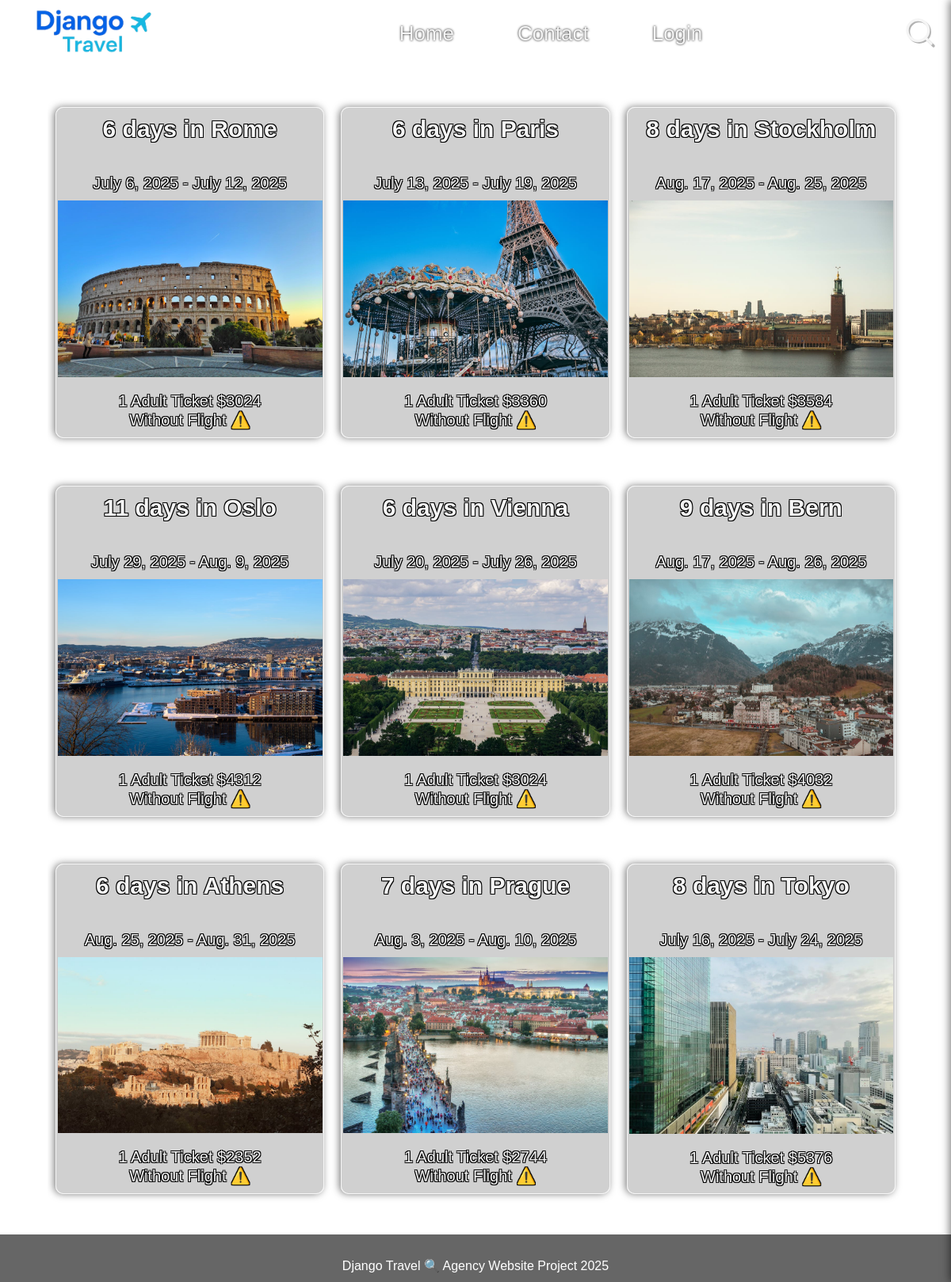
Screenshot of /search/trips/ with the database file from the repository.
### travel/models/trip_models.py (models this page shows, shortened)
class Trip(models.Model):
    hotel = models.ForeignKey(Hotel, related_name='hotel_trips', on_delete=models.CASCADE, null=True, help_text='Hotel where clients make bookings')
    city = models.ForeignKey(City, related_name='city_trips', on_delete=models.CASCADE, null=True, blank=True)
    airport = models.ForeignKey(Airport, related_name='airport_trips', on_delete=models.CASCADE, null=True, blank=True)
    departure_date = models.DateField(help_text='When trip begins')
    return_date = models.DateField(help_text='When trip ends')
    profit_on_adult = models.DecimalField(max_digits=10, decimal_places=2, default=0.12,
                                          help_text='example: 0.10 represent 10 % of hotel price ' \
                                          'to be added to the final cost')
    profit_on_child = models.DecimalField(max_digits=10, decimal_places=2, default=0.08,
                                          help_text='example: 0.10 represent 10 % of hotel price ' \
                                          'to be added to the final cost')
    tickets = models.PositiveIntegerField(default=1, help_text='Number of tickets including adults and children')
    promoted = models.BooleanField(default=False, help_text='Check if this trip is going to promoted section of trips')
    available = models.BooleanField(default=True, help_text='If trip is available')
    def __str__(self):
         return f' {self.calculate_duration()} days in {self.hotel.city}'
    def calculate_duration(self):
        return calculate_trip_duration(self.departure_date, self.return_date)
    def calculate_adult_price(self, quantity=1):
        return service_calculate_adult_price(
            self.hotel.price_per_day, self.profit_on_adult,
            self.departure_date, self.return_date,
            quantity)
    def calculate_child_price(self, quantity=1):
        return service_calculate_child_price(
            self.hotel.price_per_day, self.profit_on_child,
            self.departure_date, self.return_date,
            quantity)

### travel/models/location_models.py (models this page shows, shortened)
class Hotel(models.Model):
    name = models.CharField(max_length=100, help_text='Hotel name')
    stars = models.PositiveIntegerField(validators=
                                        [MinValueValidator(1),
                                         MaxValueValidator(5)], help_text='Hotel Stars')
    description = models.TextField(help_text='Description of the hotel')
    city = models.ForeignKey(City, related_name='hotels',
                             on_delete=models.CASCADE, help_text='City')
    capacity = models.PositiveIntegerField(help_text='Hotel capacity reserved for our agency')
    price_per_day = models.DecimalField(max_digits=10, decimal_places=2,
                                        help_text= 'Base price per day')
    bb_price = models.DecimalField(max_digits=10, decimal_places=2,
        null=True, blank=True,
        help_text='Additional price per day for Bed & Breakfast')
    hb_price = models.DecimalField(max_digits=10, decimal_places=2,
        null=True, blank=True,
        help_text='Additional price per day for Half Board')
    fb_price = models.DecimalField(max_digits=10, decimal_places=2,
        null=True, blank=True,
        help_text='Additional price per day for Full Board')
    ai_price = models.DecimalField(max_digits=10, decimal_places=2,
        null=True, blank=True,
        help_text='Additional price per day for All Inclusive')

class City(models.Model):
    class Meta:
        verbose_name_plural = "Cities"
    name = models.CharField(max_length=30, help_text='City name')
    description = models.TextField(null=True, blank=True, help_text='City description')
    image = models.ImageField(upload_to='city_images/', blank=True, null=True)
    country = models.ForeignKey(Country, related_name='cities',
                                on_delete=models.CASCADE, help_text='Country')
    car_rental_option = models.BooleanField(help_text='Car rental option')
    car_rental_cost = models.IntegerField(null=True, blank=True,
                                          help_text='Car rental cost per day in this City')
    def __str__(self):
        return self.name

### travel/views/trip_views.py (the view, shortened to what this page needs)
# urls.py: path('search/trips/', TripSearchView.as_view(), name='trip_search'),
class TripSearchView(View):
    def get(self, request):
        form = TripSearchForm(request.GET or None)
        trips = Trip.objects.filter(available=True)
        tickets_adults = 1
        tickets_children = 0
        wants_flight = 'no'
        from_airport = None
        budget = None
        continent = country = city = departure_date = return_date = None
        filtered_trips = []
        for trip in trips:
            try:
                adult_price = trip.calculate_adult_price(tickets_adults)
                child_price = trip.calculate_child_price(tickets_children)
                total_price = adult_price + child_price
                total_flight_cost = 0
                if not budget or total_price <= budget:
                    trip.adult_price = adult_price
                    trip.child_price = child_price
                    trip.total_flight_cost = total_flight_cost
                    trip.total_price = total_price
                    filtered_trips.append(trip)
            except Exception as e:
                print("Error with trip:", trip, "| Error:", e)
                continue  # skip trip if any calculation fails
        paginator = Paginator(filtered_trips, 10)  # Show 10 trips per page
        page_number = request.GET.get('search_page')
        page_obj = paginator.get_page(page_number)
        return render(request, 'trips/trip_search.html', {
            'form': form,
            'trips': page_obj,
            'tickets_adults': tickets_adults,
            'tickets_children': tickets_children,
            'budget': budget,
        })

### travel/context_processors.py (called while the page is built)
def trip_search_form(request):
    countries_json = json.dumps([
        {'id': country.id, 'name': country.name, 'continent_id': country.continent.id}
        for country in Country.objects.all()
    ])
    continents_json = json.dumps([
        {'id': continent.id, 'name': continent.name}
        for continent in Continent.objects.all()
    ])
    cities_json = json.dumps([
        {'id': city.id, 'name': city.name, 'country_id': city.country.id, 'continent_id': city.country.continent.id}
        for city in City.objects.all()
    ])
    return {
        'trip_search_form': TripSearchForm(),
        'countries_json': countries_json,
        'continents_json': continents_json,
        'cities_json': cities_json,
    }

### travel/models/location_models.py (called while the page is built)
    def __str__(self):
        return self.name

    def __str__(self):
        return self.name

    def __str__(self):
        return self.name

### travel/services/trip_services.py (called while the page is built)
def calculate_trip_duration(departure_date, return_date):
    return (return_date - departure_date).days

def calculate_adult_price(hotel_price_per_day, profit_on_adult, departure_date, return_date, quantity=1):
    duration = calculate_trip_duration(departure_date, return_date)
    base_price = hotel_price_per_day * duration
    adult_price = base_price + (base_price * Decimal(profit_on_adult))
    return adult_price * quantity

def calculate_child_price(hotel_price_per_day, profit_on_child, departure_date, return_date, quantity=1):
    duration = calculate_trip_duration(departure_date, return_date)
    base_price = hotel_price_per_day * duration
    child_price = base_price + (base_price * Decimal(profit_on_child))
    return child_price * quantity

### pages/templates/trips/trip_search.html (shortened to what this page needs)
{% extends "base.html" %}
{% load static %}
{% block content %}
<link rel="stylesheet" href="{% static 'css/pages/trip_search.css' %}">
    <div class="trip-search-container">
        {% for trip in trips.object_list %}
        <div class="trip-search-card">
            <a href="{% url 'trip_info' pk=trip.pk %}">
                <h2 class="title2-presets trip-search-card-title">{{ trip }}</h2>
                <div class="trip-search-card-dates">
                    <span>{{ trip.departure_date }} - {{ trip.return_date }}</span>
                </div>
                <div class="trip-search-image-container">
                    {% if trip.hotel.city.image %}
                        <img src="{{ trip.hotel.city.image.url }}" alt="City image" class="trip-search-image">
                    {% endif %}
                </div>
                <div class="trip-search-prices">
                    {% if tickets_adults > 1 %}
                        <p>For {{ tickets_adults }} adults ${{ trip.adult_price|floatformat:0 }}</p>
                    {% else %}
                        <p>1 Adult Ticket ${{ trip.calculate_adult_price|floatformat:0 }}</p>
                    {% endif %}
                    {% if trip.total_flight_cost %}
                        <p>Flight Cost ${{ trip.total_flight_cost|floatformat:0 }}</p>
                    {% else %}
                        <p>Without Flight ⚠️</p>
                    {% endif %}
                </div>
            </a>
        </div>
        {% empty %}
        <div class="trip-card">
            <p>no trips to match your criteria</p>
        </div>
        {% endfor %}
    </div>
{% endblock %}

### pages/static/css/style.css (style rules this page uses)
:root { --background-image: url('/static/images/background.jpg'); --profile-image: url('/static/images/profile_picture.jpg'); --font:"Trebuchet MS", Arial, sans-serif; --text-color: whitesmoke; --light-blue: rgb(0, 187, 255); --dark-blue: rgb(1, 83, 192); --red: rgb(200, 0, 0); --black:rgb(38, 38, 38); --light-blue-transparent: rgba(0, 187, 255, 0.5); --dark-blue-transparent: rgba(1, 83, 192, 0.5); --text-shadow-black: 0 0 3px rgba(0, 0, 0, 1); --box-shadow: -2px 0 10px rgba(0, 0, 0, 0.5); --box-shadow-black-surround: 0 0 10px 2px rgba(0, 0, 0, 0.5); --box-shadow-light-blue-surround: 0 0 10px 2px rgba(0, 187, 255, 0.4); --box-shadow-dark-blue-surround: 0 0 10px 2px rgb(1, 83, 192, 0.4); --box-shadow-light-blue: -1px 0 8px rgba(0, 187, 255, 0.5); --box-shadow-dark-blue: 2px -2px 3px rgb(1, 83, 192, 0.4); --text-shadow-layered-black: 0 0 2px rgba(0, 0, 0, 0.9), 0 0 4px rgba(0, 0, 0, 0.8), 0 0 6px rgba(0, 0, 0, 0.6); --text-shadow-strong-black: 0 0 6px rgba(0, 0, 0, 1); --text-shadow-crisp-black: -1px -1px 0 black, 1px -1px 0 black, -1px 1px 0 black, 1px 1px 0 black; --font-size-1: 3rem; --font-size-txt: 1rem; --font-size-label: 1.5rem; --font-size-input: ; }
@media (max-width: 999999px) { * { padding: 0; margin: 0; box-sizing: border-box; font-family: var(--font); } }
@media (max-width: 999999px) { a { text-decoration: none; color: var(--text-color); transition: 0.8s ease; } }
@media (max-width: 999999px) { html,body { height: 100%; flex-direction: column; overflow-x: hidden; flex:1; scroll-behavior: smooth; background: var(--background-image) no-repeat center center fixed; background-size: cover; } }
@media (max-width: 999999px) { .title2-presets { font-size: 30px; margin-bottom: 20px; text-shadow: 0 0 5px rgba(0, 0, 0, 0.7); } }

### pages/static/css/pages/trip_search.css (style rules this page uses)
@media (max-width: 999999px) { .trip-search-container { display: flex; flex-direction: row; flex-wrap: wrap; justify-content: space-between; } }
@media (max-width: 999999px) { .trip-search-card { width: 32%; margin: 30px 0; position: relative; border: 1px solid rgba(255, 255, 255, 0.8); border-radius: 10px; overflow: hidden; background-color: rgba(100, 100, 100, 0.3); backdrop-filter: blur(0.1rem); box-shadow: -2px 0 10px rgba(0, 0, 0, 0.5); transition: transform 0.8s cubic-bezier(0.68, -0.55, 0.27, 1.55), background-color 0.8s ease, box-shadow 0.8s ease, backdrop-filter 0.8s ease; } }
@media (max-width: 999999px) { .trip-search-card-title { padding: 10px; text-shadow: var(--text-shadow-crisp-black); } }
@media (max-width: 999999px) { .trip-search-image-container { position: relative; } }
@media (max-width: 999999px) { .trip-search-image { width: 99%; height: auto; } }
@media (max-width: 999999px) { .trip-search-card-dates, .trip-search-prices { font-size: 20px; padding: 10px; justify-self: center; align-self: center; text-shadow: var(--text-shadow-crisp-black); } }
@media (max-width: 999999px) { .trip-search-card-dates { top: 0; display: flex; flex-direction: row; } }
@media (max-width: 999999px) { .trip-search-prices { margin-top: 5px; } }

### rows the page displays
Trip: departure_date+return_date+hotel "6 days in Rome", departure_date "July 6, 2025", return_date "July 12, 2025", hotel.city.image (picture), calculate_adult_price "3024", shows "Without Flight ⚠️"
Trip: departure_date+return_date+hotel "6 days in Paris", departure_date "July 13, 2025", return_date "July 19, 2025", hotel.city.image (picture), calculate_adult_price "3360", shows "Without Flight ⚠️"
Trip: departure_date+return_date+hotel "8 days in Stockholm", departure_date "Aug. 17, 2025", return_date "Aug. 25, 2025", hotel.city.image (picture), calculate_adult_price "3584", shows "Without Flight ⚠️"
Trip: departure_date+return_date+hotel "11 days in Oslo", departure_date "July 29, 2025", return_date "Aug. 9, 2025", hotel.city.image (picture), calculate_adult_price "4312", shows "Without Flight ⚠️"
Trip: departure_date+return_date+hotel "6 days in Vienna", departure_date "July 20, 2025", return_date "July 26, 2025", hotel.city.image (picture), calculate_adult_price "3024", shows "Without Flight ⚠️"
Trip: departure_date+return_date+hotel "9 days in Bern", departure_date "Aug. 17, 2025", return_date "Aug. 26, 2025", hotel.city.image (picture), calculate_adult_price "4032", shows "Without Flight ⚠️"
Trip: departure_date+return_date+hotel "6 days in Athens", departure_date "Aug. 25, 2025", return_date "Aug. 31, 2025", hotel.city.image (picture), calculate_adult_price "2352", shows "Without Flight ⚠️"
Trip: departure_date+return_date+hotel "7 days in Prague", departure_date "Aug. 3, 2025", return_date "Aug. 10, 2025", hotel.city.image (picture), calculate_adult_price "2744", shows "Without Flight ⚠️"
Trip: departure_date+return_date+hotel "8 days in Tokyo", departure_date "July 16, 2025", return_date "July 24, 2025", hotel.city.image (picture), calculate_adult_price "5376", shows "Without Flight ⚠️"
